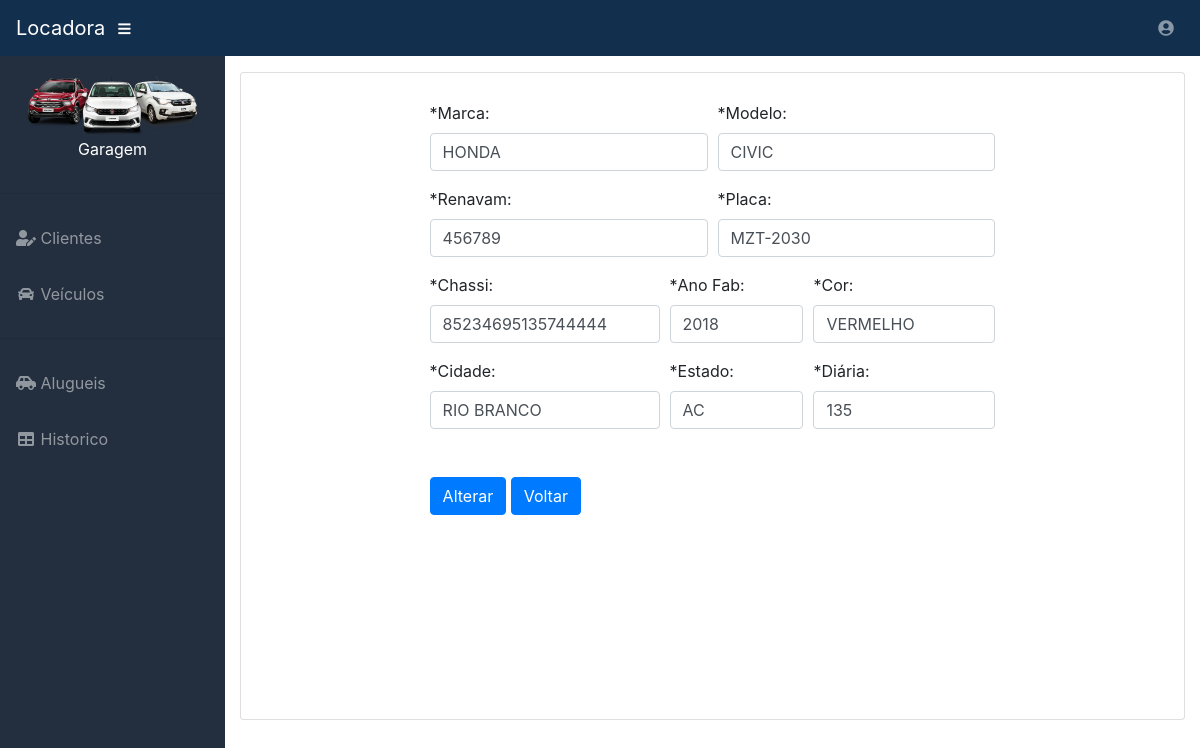
Screenshot of /editando_veiculo/1 (signed in) with the database file from the repository.
### Controles/models.py (models this page shows, shortened)
class Veiculo(models.Model):
    marca = models.CharField('Marca', max_length=100)
    modelo = models.CharField('Modelo', max_length=100)
    renavam = models.CharField('Renavam', max_length=20)
    placa = models.CharField('Placa', max_length=10)
    numero_chassis = models.CharField('Número do chassis', max_length=20)
    ano_fabricacao = models.IntegerField('Ano de fabricação')
    cor = models.CharField('Cor', max_length=50)
    cidade = models.CharField('Cidade', max_length=150)
    estado = models.CharField('Estado', max_length=2)
    valor_diaria = models.IntegerField('Valor da diária')
    status_aluguel = models.CharField('Status', max_length=10)

### Controles/views.py (the view)
# urls.py: path('editando_veiculo/<id>', editando_veiculo, name='editando_veiculo'),
@login_required(login_url='login')
def editando_veiculo(request, id):
    veiculo = Veiculo.objects.get(id=id)
    form = VeiculoForm(request.POST or None, instance=veiculo)
    if form.is_valid():
        form.save()
        return redirect(reverse_lazy('editar_veiculos'))
    return render(request, 'listar_veiculo.html', locals())

### Controles/forms.py
class VeiculoForm(forms.ModelForm):
    class Meta:
        model = Veiculo
        fields = '__all__'

### templates/listar_veiculo.html (shortened to what this page needs)
{% extends 'base.html' %}
{% load static %}
{% block conteudo %}
<div class="card mb-3" style="height: 100%;">
        <div class="bordar">
          <form method="post">
              <div class="form-row">
                <div class="form-group col-md-6">
                  <span class="required">*</span><label for="inputEmail4">Marca:</label>
                  <input name="marca" type="text" onkeyup="this.value=this.value.toUpperCase();" class="form-control" id="inputEmail4" value="{{ veiculo.marca }}" required="required">
                </div>
                <div class="form-group col-md-6">
                  <span class="required">*</span><label for="inputPassword4">Modelo:</label>
                  <input name="modelo" type="text" onkeyup="this.value=this.value.toUpperCase();" class="form-control" id="inputPassword4" value="{{ veiculo.modelo }}" required="required">
                </div>
              </div>
              <div class="form-row">
                <div class="form-group col-md-6">
                  <span class="required">*</span><label for="inputEmail4">Renavam:</label>
                  <input name="renavam" type="text" onkeyup="this.value=this.value.toUpperCase();" class="form-control renavam-mask" id="inputEmail4" value="{{ veiculo.renavam }}" required="required">
                </div>
                <div class="form-group col-md-6">
                  <span class="required">*</span><label for="inputPassword4">Placa:</label>
                  <input name="placa" type="text" onkeyup="this.value=this.value.toUpperCase();" class="form-control placa-mask" id="inputPassword4" value="{{ veiculo.placa }}" required="required">
                </div>
              </div>
              <div class="form-row">
                <div class="form-group col-md-5">
                  <span class="required">*</span><label for="inputEmail4">Chassi:</label>
                  <input name="numero_chassis" type="text" onkeyup="this.value=this.value.toUpperCase();" class="form-control " maxlength="17" id="inputEmail4" value="{{ veiculo.numero_chassis }}" required="required">
                </div>
                <div class="form-group col-md-3">
                  <span class="required">*</span><label for="inputPassword4">Ano Fab:</label>
                  <input name="ano_fabricacao" type="text" onkeyup="this.value=this.value.toUpperCase();" class="form-control" id="inputPassword4" value="{{ veiculo.ano_fabricacao }}" required="required">
                </div>
                <div class="form-group col-md-4">
                  <span class="required">*</span><label for="inputPassword4">Cor:</label>
                  <input name="cor" type="text" onkeyup="this.value=this.value.toUpperCase();" class="form-control" id="inputPassword4" value="{{ veiculo.cor }}" required="required">
                </div>
              </div>
              <div class="form-row">
                <div class="form-group col-md-5">
                  <span class="required">*</span><label for="inputEmail4">Cidade:</label>
                  <input name="cidade" type="text" onkeyup="this.value=this.value.toUpperCase();" class="form-control" id="inputEmail4" value="{{ veiculo.cidade }}" required="required">
                </div>
                <div class="form-group col-md-3">
                  <span class="required">*</span><label for="inputPassword4">Estado:</label>
                  <input name="estado" type="text" onkeyup="this.value=this.value.toUpperCase();" class="form-control" id="inputPassword4" value="{{ veiculo.estado }}" required="required" maxlength="2">
                </div>
                <div class="form-group col-md-4">
                  <span class="required">*</span><label for="valor_diaria">Diária:</label>
                  <input name="valor_diaria" type="text" onkeyup="this.value=this.value.toUpperCase();" class="form-control" id="valor_diaria" value="{{ veiculo.valor_diaria }}" required="required">
                </div>
              </div>
              <button type="submit" class="btn btn-primary">Alterar</button>
              <a href="{% url 'editar_veiculos' %}" class="btn btn-primary" role="button" aria-pressed="true">Voltar</a>
          </form>
        </div>
</div>
{% endblock %}

### rows the page displays
Veiculo: marca "HONDA", modelo "CIVIC", renavam "456789", placa "MZT-2030", numero_chassis "85234695135744444", ano_fabricacao "2018", cor "VERMELHO", cidade "RIO BRANCO", estado "AC", valor_diaria "135"
